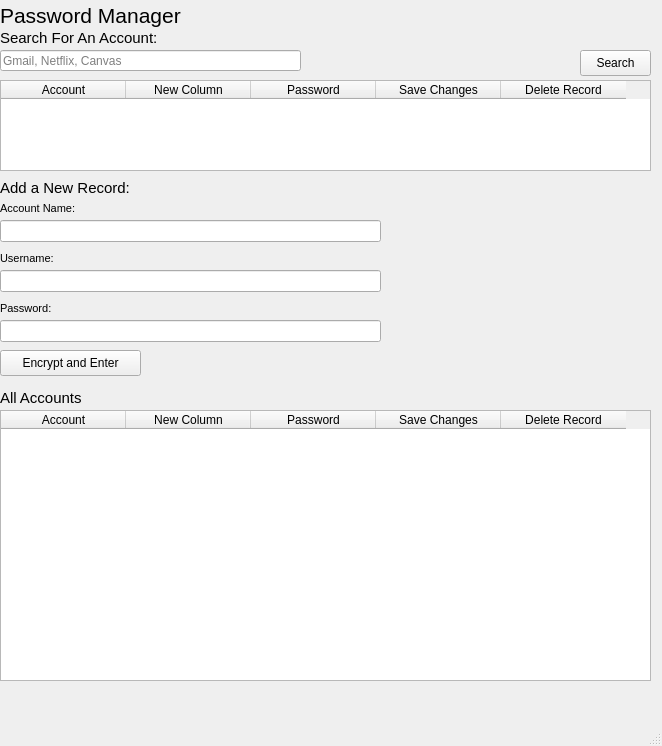
<?xml version="1.0" encoding="UTF-8"?>
<ui version="4.0">
 <class>MainWindow</class>
 <widget class="QMainWindow" name="MainWindow">
  <property name="geometry">
   <rect>
    <x>0</x>
    <y>0</y>
    <width>662</width>
    <height>746</height>
   </rect>
  </property>
  <property name="windowTitle">
   <string>MainWindow</string>
  </property>
  <widget class="QWidget" name="centralwidget">
   <widget class="QPushButton" name="encryptButton">
    <property name="geometry">
     <rect>
      <x>0</x>
      <y>350</y>
      <width>141</width>
      <height>26</height>
     </rect>
    </property>
    <property name="text">
     <string>Encrypt and Enter</string>
    </property>
   </widget>
   <widget class="QPushButton" name="searchButton">
    <property name="geometry">
     <rect>
      <x>580</x>
      <y>50</y>
      <width>71</width>
      <height>26</height>
     </rect>
    </property>
    <property name="text">
     <string>Search</string>
    </property>
   </widget>
   <widget class="QLabel" name="label">
    <property name="geometry">
     <rect>
      <x>0</x>
      <y>0</y>
      <width>181</width>
      <height>31</height>
     </rect>
    </property>
    <property name="font">
     <font>
      <pointsize>16</pointsize>
     </font>
    </property>
    <property name="text">
     <string>Password Manager</string>
    </property>
   </widget>
   <widget class="QLabel" name="label_6">
    <property name="geometry">
     <rect>
      <x>0</x>
      <y>300</y>
      <width>81</width>
      <height>16</height>
     </rect>
    </property>
    <property name="font">
     <font>
      <pointsize>8</pointsize>
     </font>
    </property>
    <property name="text">
     <string>Password:</string>
    </property>
   </widget>
   <widget class="QLabel" name="label_2">
    <property name="geometry">
     <rect>
      <x>0</x>
      <y>30</y>
      <width>251</width>
      <height>16</height>
     </rect>
    </property>
    <property name="font">
     <font>
      <pointsize>11</pointsize>
     </font>
    </property>
    <property name="text">
     <string>Search For An Account:</string>
    </property>
   </widget>
   <widget class="QLineEdit" name="accountLineEdit">
    <property name="geometry">
     <rect>
      <x>0</x>
      <y>220</y>
      <width>381</width>
      <height>22</height>
     </rect>
    </property>
   </widget>
   <widget class="QLineEdit" name="searchLineEdit">
    <property name="geometry">
     <rect>
      <x>0</x>
      <y>50</y>
      <width>301</width>
      <height>21</height>
     </rect>
    </property>
    <property name="placeholderText">
     <string>Gmail, Netflix, Canvas</string>
    </property>
   </widget>
   <widget class="QLabel" name="label_3">
    <property name="geometry">
     <rect>
      <x>0</x>
      <y>180</y>
      <width>131</width>
      <height>16</height>
     </rect>
    </property>
    <property name="font">
     <font>
      <pointsize>11</pointsize>
     </font>
    </property>
    <property name="text">
     <string>Add a New Record:</string>
    </property>
   </widget>
   <widget class="QLabel" name="label_4">
    <property name="geometry">
     <rect>
      <x>0</x>
      <y>200</y>
      <width>81</width>
      <height>16</height>
     </rect>
    </property>
    <property name="font">
     <font>
      <pointsize>8</pointsize>
     </font>
    </property>
    <property name="text">
     <string>Account Name:</string>
    </property>
   </widget>
   <widget class="QLabel" name="label_5">
    <property name="geometry">
     <rect>
      <x>0</x>
      <y>250</y>
      <width>81</width>
      <height>16</height>
     </rect>
    </property>
    <property name="font">
     <font>
      <pointsize>8</pointsize>
     </font>
    </property>
    <property name="text">
     <string>Username:</string>
    </property>
   </widget>
   <widget class="QTableWidget" name="tableWidget">
    <property name="geometry">
     <rect>
      <x>0</x>
      <y>80</y>
      <width>651</width>
      <height>91</height>
     </rect>
    </property>
    <attribute name="horizontalHeaderDefaultSectionSize">
     <number>125</number>
    </attribute>
    <column>
     <property name="text">
      <string>Account</string>
     </property>
    </column>
    <column>
     <property name="text">
      <string>New Column</string>
     </property>
    </column>
    <column>
     <property name="text">
      <string>Password</string>
     </property>
    </column>
    <column>
     <property name="text">
      <string>Save Changes</string>
     </property>
    </column>
    <column>
     <property name="text">
      <string>Delete Record</string>
     </property>
    </column>
   </widget>
   <widget class="QLineEdit" name="passwordLineEdit">
    <property name="geometry">
     <rect>
      <x>0</x>
      <y>320</y>
      <width>381</width>
      <height>22</height>
     </rect>
    </property>
    <property name="text">
     <string/>
    </property>
   </widget>
   <widget class="QLineEdit" name="userLineEdit">
    <property name="geometry">
     <rect>
      <x>0</x>
      <y>270</y>
      <width>381</width>
      <height>22</height>
     </rect>
    </property>
    <property name="text">
     <string/>
    </property>
   </widget>
   <widget class="QLabel" name="label_7">
    <property name="geometry">
     <rect>
      <x>0</x>
      <y>390</y>
      <width>251</width>
      <height>16</height>
     </rect>
    </property>
    <property name="font">
     <font>
      <pointsize>11</pointsize>
     </font>
    </property>
    <property name="text">
     <string>All Accounts</string>
    </property>
   </widget>
   <widget class="QTableWidget" name="tableWidgetAll">
    <property name="geometry">
     <rect>
      <x>0</x>
      <y>410</y>
      <width>651</width>
      <height>271</height>
     </rect>
    </property>
    <attribute name="horizontalHeaderDefaultSectionSize">
     <number>125</number>
    </attribute>
    <column>
     <property name="text">
      <string>Account</string>
     </property>
    </column>
    <column>
     <property name="text">
      <string>New Column</string>
     </property>
    </column>
    <column>
     <property name="text">
      <string>Password</string>
     </property>
    </column>
    <column>
     <property name="text">
      <string>Save Changes</string>
     </property>
    </column>
    <column>
     <property name="text">
      <string>Delete Record</string>
     </property>
    </column>
   </widget>
  </widget>
  <widget class="QMenuBar" name="menubar">
   <property name="geometry">
    <rect>
     <x>0</x>
     <y>0</y>
     <width>662</width>
     <height>33</height>
    </rect>
   </property>
  </widget>
  <widget class="QStatusBar" name="statusbar"/>
 </widget>
 <resources/>
 <connections/>
</ui>
